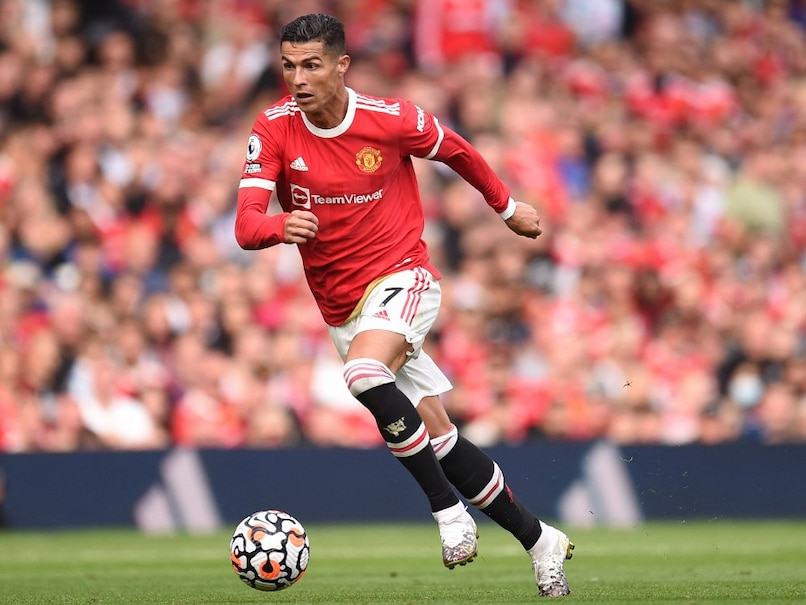
#> input picture ronaldo.jpg, 806 x 605 px
$ jupyter execute '1 Image Translation.ipynb'
#> lines starting #> are read from the running program, lines starting #| are printed output that depends on the picture
# **Table of contents:**

- **Image Translation**
- Image Scaling
- Image Shearing
 - Shearing in the x-axis Direction
 - Shearing in the y-axis Direction
- Image Reflection
- Image Rotation
- Image Cropping

---

## **Translation**

The rectilinear movement of an image from one position to another is termed image translation. The image's translation is done using the matrix described below:

For translation, we will use the following built-in functions in Open CV:
- [cv2.warpPerspective](https://docs.opencv.org/4.x/da/d54/group__imgproc__transform.html#gaf73673a7e8e18ec6963e3774e6a94b87): takes (3x3) transformation matrix as input.

---

### Python Code:

[cell 1]
import numpy as np
import cv2
import matplotlib.pyplot as plt

# read the input image
img = cv2.imread("ronaldo.jpg")
#> img is the input picture: shape (605, 806, 3); mean B, G, R 110.1, 119.8, 164.9
# convert from BGR to RGB so we can plot using matplotlib
img = cv2.cvtColor(img, cv2.COLOR_BGR2RGB)
# disable x & y axis
plt.axis('off')
# show the image
plt.imshow(img)
plt.show()


# get the image shape
rows, cols, dim = img.shape
#> rows = 605; cols = 806; dim = 3


# transformation matrix for first translation
M = np.float32([[1, 0, 50],
                [0, 1, 50],
                [0, 0, 1]])
# apply a perspective transformation to the image
translated_img = cv2.warpPerspective(img, M, (cols, rows))
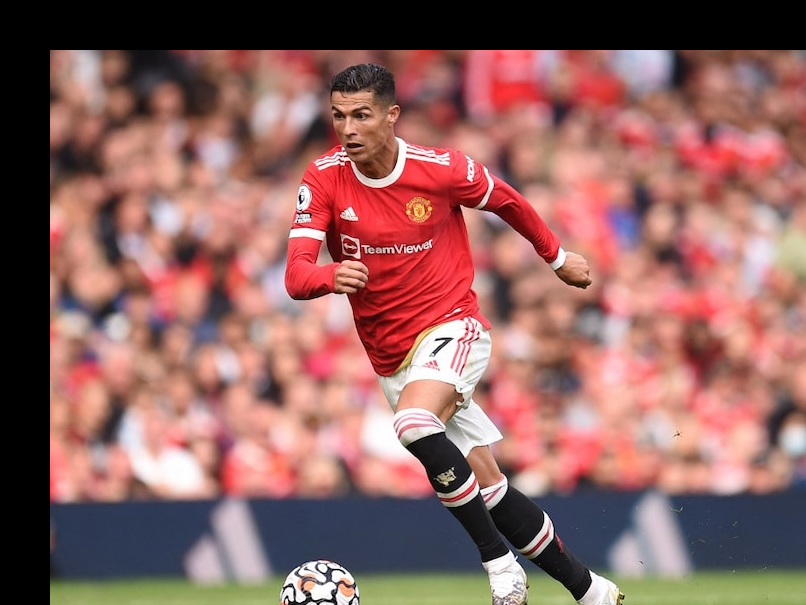
#> translated_img: shape (605, 806, 3); mean R, G, B 145.1, 100.8, 97.1
# disable x & y axis
plt.axis('off')
# show the resulting image
plt.imshow(translated_img)
plt.show()
# save the resulting image to disk
plt.imsave("ronaldo_translated.jpg", translated_img)


# transformation matrix for second translation
M2 = np.float32([[1, 0, 300],
                [0, 1, 200],
                [0, 0, 1]])
# apply a perspective transformation to the image
translated_img2 = cv2.warpPerspective(img, M2, (cols, rows))
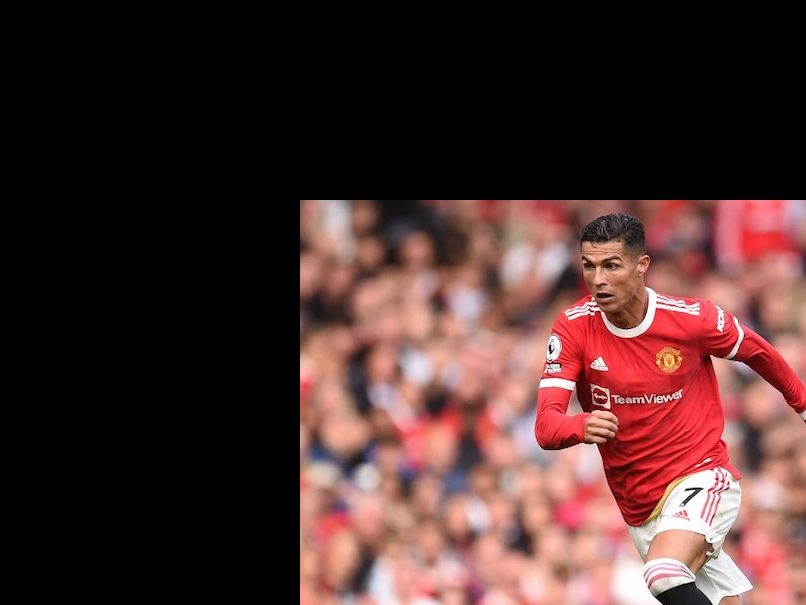
#> translated_img2: shape (605, 806, 3); mean R, G, B 76.5, 48.3, 46.2
# disable x & y axis
plt.axis('off')
# show the resulting image
plt.imshow(translated_img2)
plt.show()
# save the resulting image to disk
plt.imsave("ronaldo_translated2.jpg", translated_img2)
